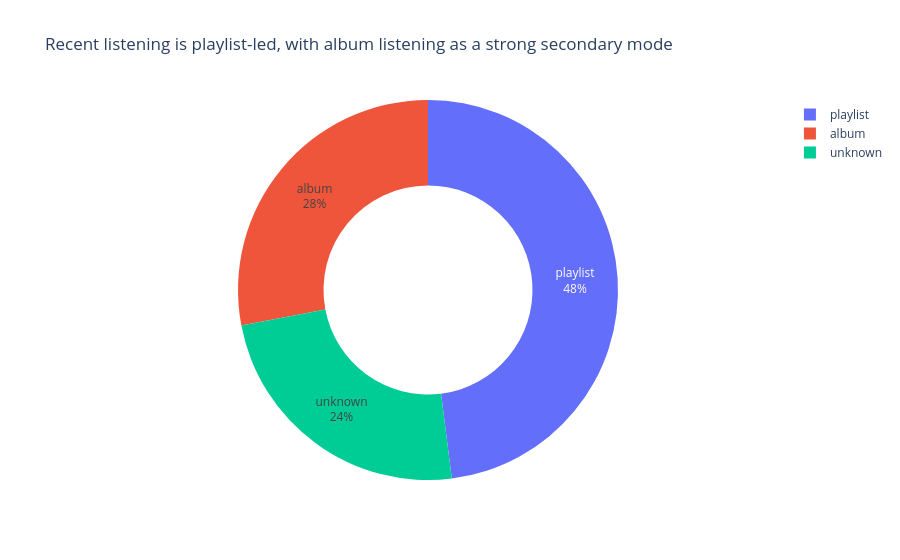

The notebook cell saved with this chart:
### Markdown cell above
# Question 3

### Code cell
# Q3 Visualization 1: donut chart of recent listening context share
import plotly.express as px

if "context_summary" not in globals():
    raise NameError("Run the Question 3 analysis cell first to create context_summary.")

q3_donut = px.pie(
    context_summary,
    names="context",
    values="plays",
    hole=0.55,
    color="context",
    labels={"context": "Listening Context", "plays": "Plays"},
    title="Recent listening is playlist-led, with album listening as a strong secondary mode",
)

q3_donut.update_traces(
    textposition="inside",
    texttemplate="%{label}<br>%{percent}",
    hovertemplate="Context: %{label}<br>Plays: %{value}<br>Share: %{percent}<extra></extra>",
)
q3_donut.update_layout(template="plotly_white")
q3_donut.show()

### Figure 1 — Plotly figure (JSON) as saved in the notebook; plotly's stock layout.template omitted (floating-point values rounded to 4 significant figures)
{"data": [{"customdata": [["playlist"], ["album"], ["unknown"]], "domain": {"x": [0, 1], "y": [0, 1]}, "hole": 0.55, "hovertemplate": "Context: %{label}<br>Plays: %{value}<br>Share: %{percent}<extra></extra>", "labels": ["playlist", "album", "unknown"], "legendgroup": "", "marker": {"colors": ["#636efa", "#EF553B", "#00cc96"]}, "name": "", "showlegend": true, "textposition": "inside", "texttemplate": "%{label}<br>%{percent}", "type": "pie", "values": [24, 14, 12]}], "layout": {"legend": {"tracegroupgap": 0}, "title": {"text": "Recent listening is playlist-led, with album listening as a strong secondary mode"}}}
